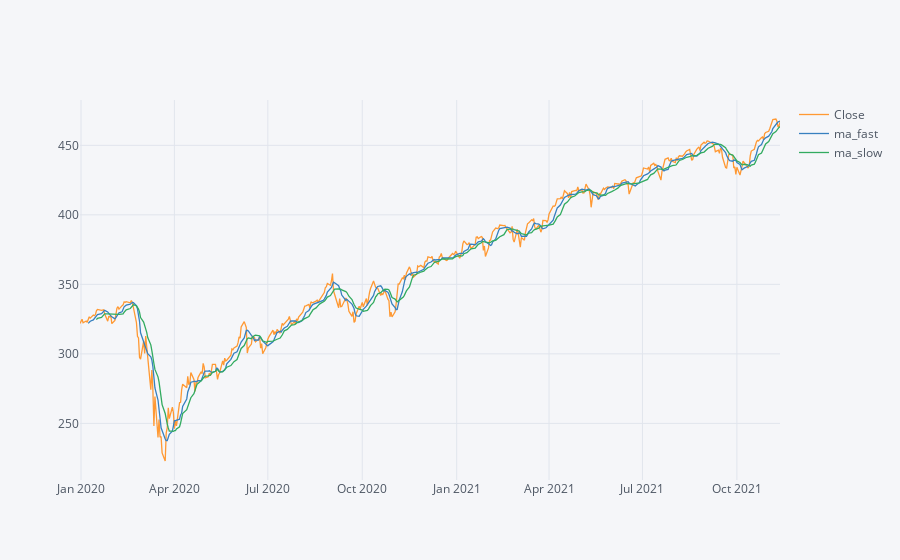

Notebook source saved alongside this figure:
### Code cell
fast_trend = df.Open.rolling(window=short_trend_days).mean()
slow_trend = df.Open.rolling(window=long_trend_days).mean()

df['ma_fast'] = fast_trend
df['ma_slow'] = slow_trend
df[['Close','ma_fast','ma_slow']].iplot()

### Figure 1 — Plotly figure (JSON) as saved in the notebook; plotly's stock layout.template omitted (floating-point values rounded to 4 significant figures; data arrays with more than 128 entries replaced by an {"elided": "..."} marker saying what was removed)
{"data": [{"line": {"color": "rgba(255, 153, 51, 1.0)", "dash": "solid", "shape": "linear", "width": 1.3}, "mode": "lines", "name": "Close", "text": "", "type": "scatter", "x": {"elided": "473 str values"}, "y": {"elided": "473 float values"}}, {"line": {"color": "rgba(55, 128, 191, 1.0)", "dash": "solid", "shape": "linear", "width": 1.3}, "mode": "lines", "name": "ma_fast", "text": "", "type": "scatter", "x": {"elided": "473 str values"}, "y": {"elided": "473 mixed values"}}, {"line": {"color": "rgba(50, 171, 96, 1.0)", "dash": "solid", "shape": "linear", "width": 1.3}, "mode": "lines", "name": "ma_slow", "text": "", "type": "scatter", "x": {"elided": "473 str values"}, "y": {"elided": "473 mixed values"}}], "layout": {"autosize": true, "legend": {"bgcolor": "#F5F6F9", "font": {"color": "#4D5663"}}, "paper_bgcolor": "#F5F6F9", "plot_bgcolor": "#F5F6F9", "title": {"font": {"color": "#4D5663"}}, "xaxis": {"autorange": true, "gridcolor": "#E1E5ED", "range": ["2019-12-31", "2021-11-12"], "showgrid": true, "tickfont": {"color": "#4D5663"}, "title": {"font": {"color": "#4D5663"}, "text": ""}, "type": "date", "zerolinecolor": "#E1E5ED"}, "yaxis": {"autorange": true, "gridcolor": "#E1E5ED", "range": [209.3, 482.6], "showgrid": true, "tickfont": {"color": "#4D5663"}, "title": {"font": {"color": "#4D5663"}, "text": ""}, "type": "linear", "zerolinecolor": "#E1E5ED"}}}
